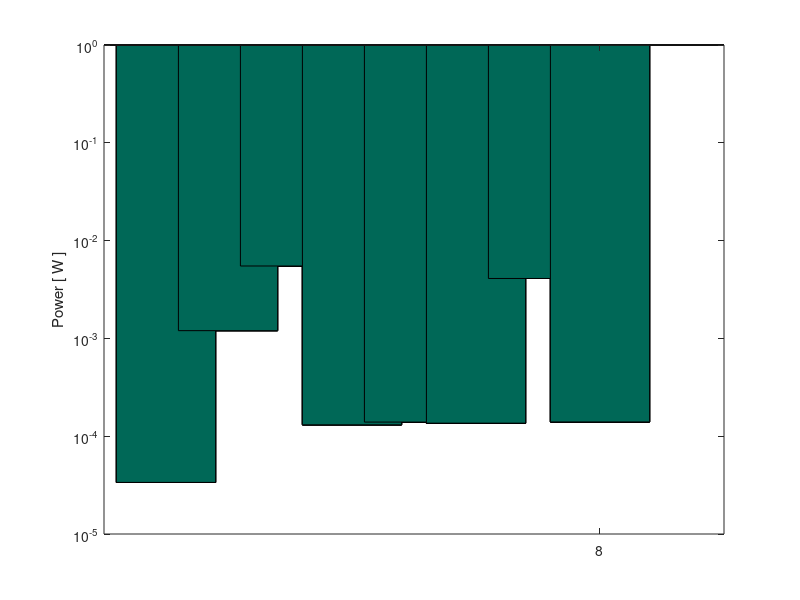

MATLAB code for this plot: (Note: this script raises an error after producing the figure.)
close all;
clear all;

royalb = 1/256*[65,105,225];
royalg = 1/255*[0,104,87];


avgcurrent(1)= 33.7*10^(-6);
x{1} = 'Idle';

avgcurrent(2)= 0.0012;
x{2} = 'Acc RAW';

%avgcurrent(3)= 0.0054;
%x{3} = 'Gyr RAW';

offset = (1.333*10^(-3)) - 4*10^(-6); 

avgcurrent(3)= 0.0055;
x{3} = 'Acc + Gyr RAW';

avgcurrent(4) = 1.3082*10^(-4);
x{4} = 'Stage 1 only';

avgcurrent(5) = 1.3949*10^(-4);
x{5} = 'Sedentary';

offset = 1.3597*10^(-04);
avgcurrent(6)= 1.3597*10^(-4);
x{6} = 'Moderate Acc';
y = 1:1:5;
%bar(y,avgcurrent);
avgcurrent(7) = 0.0041;
x{7} = 'Moderate Acc + Gyr';

avgcurrent(8) = 1.3994*10^(-4);
x{8}= 'Rigorous';

%avgcurrent = avgcurrent.avgcurrent * 3.3;
for i=1:length(avgcurrent)
hold on
for i = 1:length(avgcurrent)
    h=bar(i,avgcurrent(i));
            set(h,'FaceColor',royalg);

    %{
    %only the creme de la creme features
    if i ==5 || i == 6
        set(h,'FaceColor',royalg);
    else
        set(h,'FaceColor',royalb);
    end
    %}
end
hold off
end



ylabel('Power [ W ]');
%xlabel('Configuration');
h = gca;
set(gca,'yscale','log');

h.XTickLabel = x;
h.XTickLabelRotation = 45;
set(gca,'Xtick',1:1:length(avgcurrent));
h.TickLabelInterpreter = 'none';
grid on


print('power','-dpng','-r300');